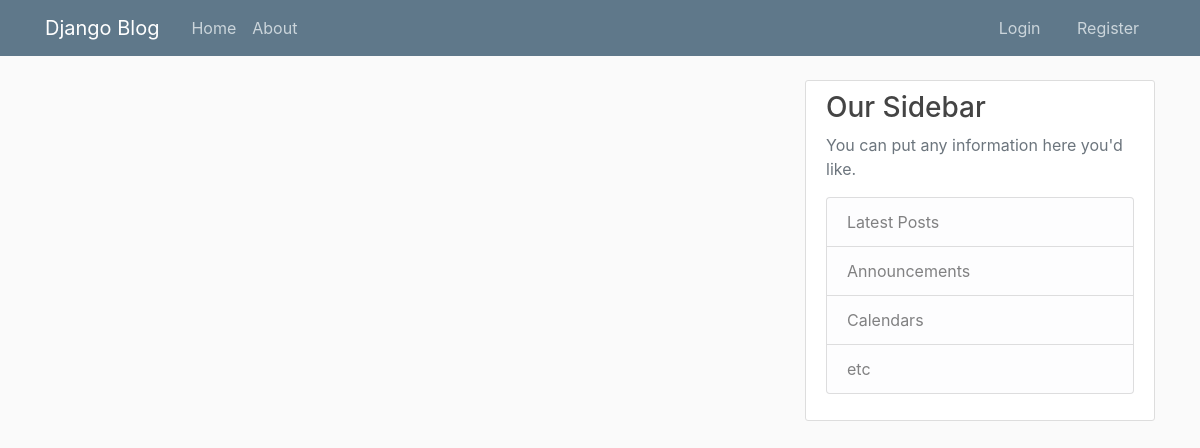
/, run on an earlier commit of the app's database.
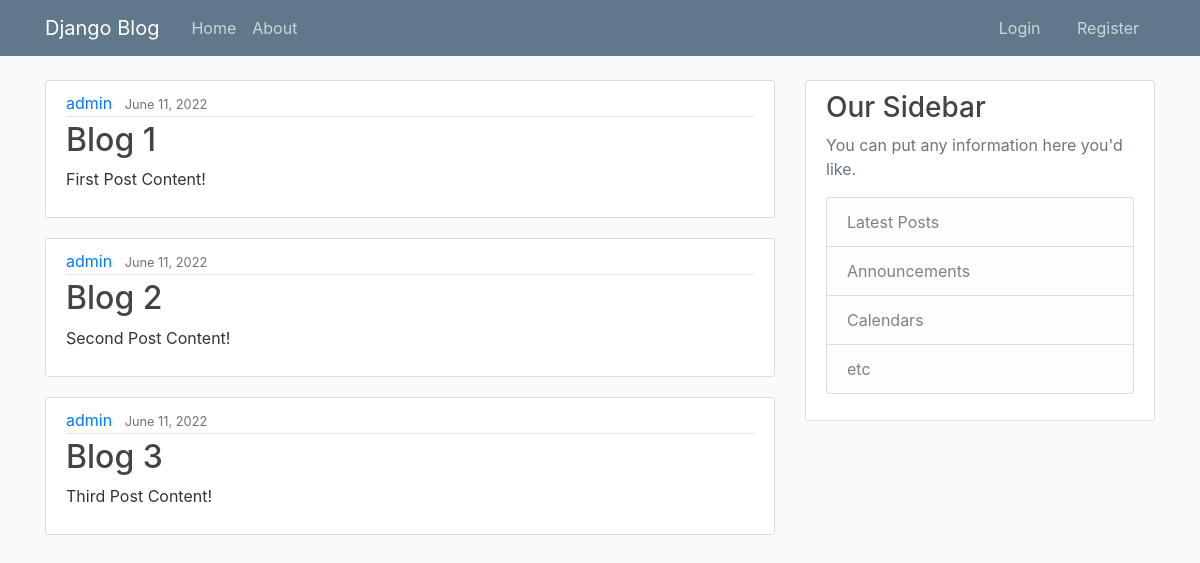
And on a later commit of the database.
### blog/models.py (models this page shows, shortened)
class post(models.Model):  # here we are using django inbuilt models and we can create tables which will crearte fields where we can store data from admin page and can use them
    title = models.CharField(max_length=100)  # models.CharField (this is ig predefined django class)
    content = models.TextField()  # test field is for long texts
    date_posted = models.DateTimeField(default=timezone.now)  # date and time field (here wehave pass an argument which will let us fill the date and time and also if we forget to pass then that will fill the space automatically also)
    author = models.ForeignKey(User, on_delete=models.CASCADE)  # we imported that user table which we are passing as an argument (on_delete=models.CASCADE  this implies that id we dlt the author then it will dlt that post also)

### blog/views.py (the view)
# urls.py: path('', views.home, name='blog-home'),  # defining the path for this app ('' means "home page"  and this will direct to views.home(home function of views) which has given name = blog-home)
def home(request):  # defining a function which will return the http response
     context = {   # here inside this function we have created a dictionary which will basically store the elements of the dictionary named "posts" as name 'posts' we can access that through name posts in the templates section
        'posts': post.objects.all()  # fetching from database(models.post)
     }
     return render(request, 'blog/home.html', context) # (1st argument is 'request' and 2nd one is the template path) ( here the 3rd argument is that context dictionary)

### blog/templates/blog/home.html
{% extends "blog/base.html" %}
{% block content %}
    {% for post in posts %}
    <article class="media content-section">
        <div class="media-body">
          <div class="article-metadata">
            <a class="mr-2" href="#">{{ post.author }}</a>
            <small class="text-muted">{{ post.date_posted|date:"F d, Y" }}</small>
          </div>
          <h2><a class="article-title" href="#">{{ post.title }}</a></h2>
          <p class="article-content">{{ post.content }}</p>
        </div>
      </article>
    {% endfor %}
{% endblock content %}

### blog/templates/blog/base.html (shortened to what this page needs)
{% load static %}
<!DOCTYPE html>
<html lang="en">
<head>
     <link rel="stylesheet" href="https://cdn.jsdelivr.net/npm/bootstrap@4.0.0/dist/css/bootstrap.min.css">
     <link rel="stylesheet" href="{% static 'blog/main.css' %}">
</head>
<body>
    <header class="site-header">
        <nav class="navbar navbar-expand-md navbar-dark bg-steel fixed-top">
          <div class="container">
            <a class="navbar-brand mr-4" href="{% url 'blog-home' %}">Django Blog</a>
            <div class="collapse navbar-collapse" id="navbarToggle">
              <div class="navbar-nav mr-auto">
                <a class="nav-item nav-link" href="{% url 'blog-home' %}">Home</a>
                <a class="nav-item nav-link" href="{% url 'blog-about' %}">About</a>
              </div>
              <div classs="navbar-nav">
                {% if user.is_authenticated %}
                <a style="display: inline-block; color: #cbd5db;" class="nav-item nav-link" href="{% url 'profile' %}">profile</a>
                <a style="display: inline-block; color: #cbd5db;" class="nav-item nav-link" href="{% url 'logout' %}">Logout</a>
                {% else %}
                <a style="display: inline-block; color: #cbd5db;" class="nav-item nav-link" href="{% url 'login' %}">Login</a>
                <a style="display: inline-block; color: #cbd5db;" class="nav-item nav-link" href="{% url 'register' %}">Register</a>
                {% endif %}
              </div>
            </div>
          </div>
        </nav>
      </header>
    <main role="main" class="container">
        <div class="row">
          <div class="col-md-8">
            {% block content %}{% endblock %}
          </div>
          <div class="col-md-4">
            <div class="content-section">
              <h3>Our Sidebar</h3>
              <p class='text-muted'>You can put any information here you'd like.
                <ul class="list-group">
                  <li class="list-group-item list-group-item-light">Latest Posts</li>
                  <li class="list-group-item list-group-item-light">Announcements</li>
                  <li class="list-group-item list-group-item-light">Calendars</li>
                  <li class="list-group-item list-group-item-light">etc</li>
                </ul>
              </p>
            </div>
          </div>
        </div>
      </main>
</body>
</html>

### blog/static/blog/main.css (style rules this page uses)
body { background: #fafafa; color: #333333; margin-top: 5rem; }
h1, h2, h3, h4, h5, h6 { color: #444444; }
ul { margin: 0; }
.bg-steel { background-color: #5f788a; }
.site-header .navbar-nav .nav-link { color: #cbd5db; }
.content-section { background: #ffffff; padding: 10px 20px; border: 1px solid #dddddd; border-radius: 3px; margin-bottom: 20px; }
.article-title { color: #444444; }
.article-content { white-space: pre-line; }
.article-metadata { padding-bottom: 1px; margin-bottom: 4px; border-bottom: 1px solid #e3e3e3 }

What changed in the data, as far as the page shows it:
added post: author "admin", date_posted "June 11, 2022", title "Blog 1", content "First Post Content!"
added post: author "admin", date_posted "June 11, 2022", title "Blog 2", content "Second Post Content!"
added post: author "admin", date_posted "June 11, 2022", title "Blog 3", content "Third Post Content!"
